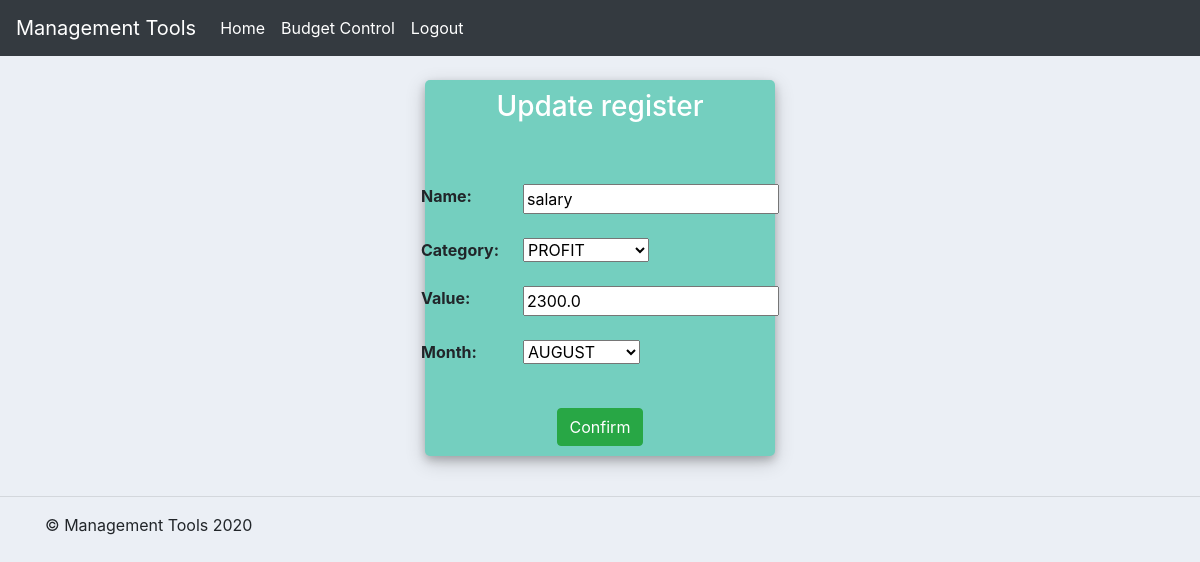
/update_record/3/ (signed in), run on an earlier commit of the app's database.
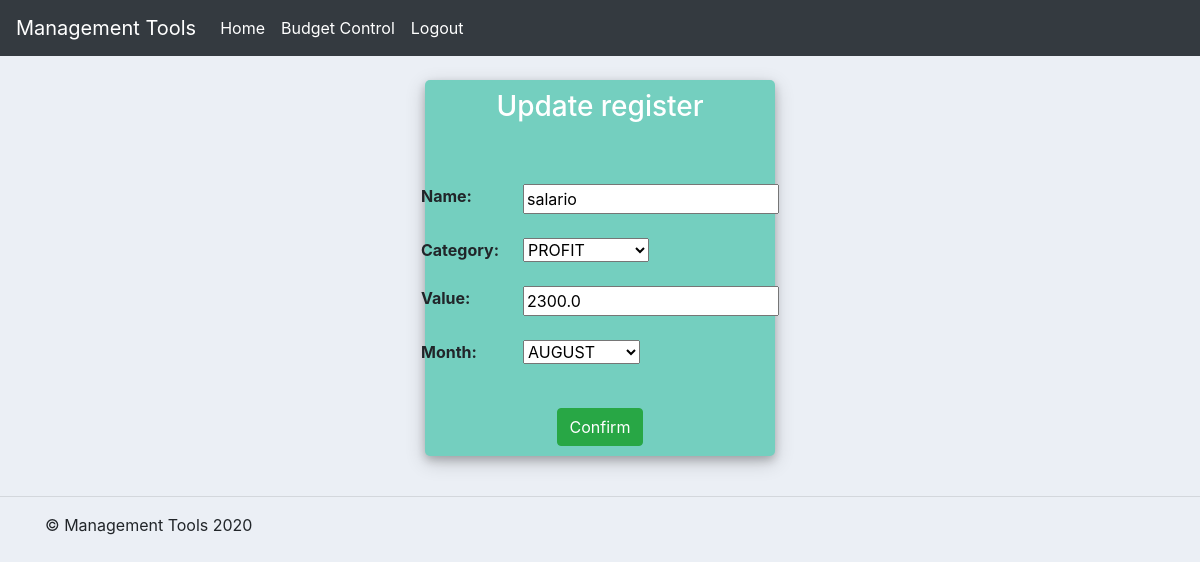
And on a later commit of the database.
### first_app/models.py (models this page shows, shortened)
class BudgetControl(models.Model):
    today_month = datetime.today().month
    months = [
        ('JAN', 'JANUARY'),
        ('FEB', 'FEBRUARY'),
        ('MAR', 'MARCH'),
        ('APR', 'APRIL'),
        ('MAY', 'MAY'),
        ('JUN', 'JUNE'),
        ('JUL', 'JULY'),
        ('AUG', 'AUGUST'),
        ('SEP', 'SEPTEMBER'),
        ('OCT', 'OCTOBER'),
        ('NOV', 'NOVEMBER'),
        ('DEC', 'DECEMBER')
    ]
    categories = [
        ('Profit', 'PROFIT'),
        ('Spend', 'SPEND'),
        ('Investment', 'INVESTMENT'),
        ('Good', 'GOOD')
    ]
    user = models.ForeignKey(
        User,
        null=True,
        on_delete=models.CASCADE
    )
    name = models.CharField(
        max_length=255,
        null=True
    )
    category = models.CharField(
        max_length=10,
        choices=categories,
        null=True
    )
    value = models.FloatField(
        null=True
    )
    month = models.CharField(
        max_length=3,
        choices=months,
        null=True,
        default=months[today_month-1][0]
    )
    date_created = models.DateTimeField(
        auto_now_add=True,
        null=True
    )

### users/decorators.py (the view)
    def wrapper_function(request, *args, **kwargs):
        if not request.user.is_authenticated:
            messages.error(request, 'You are not Logged in!')
            return redirect('login')
        else:
            return function(request, *args, **kwargs)

### users/forms.py
class BudgetControlForm(ModelForm):
    class Meta:
        model = BudgetControl
        fields = '__all__'

### first_app/views.py (called while the page is built)
@unauthenticated_user
def update_record(request, pk):
    record = BudgetControl.objects.get(id=pk)
    form = BudgetControlForm(instance=record)
    if request.method == "POST":
        form = BudgetControlForm(request.POST, instance=record)
        if form.is_valid():
            form.save()
            return redirect('budget')
    context = {'form':form,
               'operation_type':'Update'
    }
    return render(request, 'first_app/add_records.html', context)

### first_app/templates/first_app/add_records.html (shortened to what this page needs)
{% extends 'first_app/main.html' %}
{% block content %}
<div class="container h-100" name="form-container">
    <div class="d-flex justify-content-center h-100">
        <div class="user_card">
            <div class="d-flex justify-content-center">
                <h3 id="form-title">{{operation_type}} register</h3>
            </div>
            <div class="d-flex justify-content-center form_container">
                <form method="POST" action="">
                    <div class="table-responsive">
                        <table class="table table-borderless form_container">
                            <tr>
                                <th>Name:</th>
                                <td>{{form.name}}</td>
                            </tr>
                            <tr>
                                <th>Category:</th>
                                <td>{{form.category}}</td>
                            </tr>
                            <tr>
                                <th>Value:</th>
                                <td>{{form.value}}</td>
                            </tr>
                            <tr>
                                <th>Month:</th>
                                <td>{{form.month}}</td>
                            </tr>
                        </table>
                    </div>
                    <div class="d-flex justify-content-center mt-3 login_container">
                        <input class="btn btn-success" type="submit" name="Confirm" value="Confirm">
                    </div>
                </form>
            </div>
        </div>
    </div>
</div>
{% endblock %}

What changed in the data, as far as the page shows it:
changed BudgetControl "PROFIT": name "salary" → "salario"
